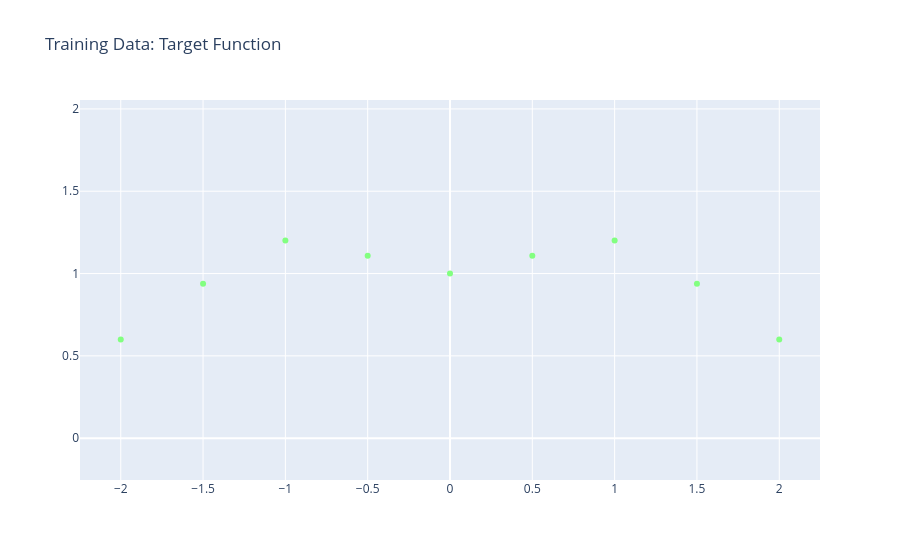

The notebook cell saved with this chart:
### Code cell
# --- Build the training set ---
X_train, w_train = make_lattice_dataset(n=d0, dim=2, step=0.5, seed=0, noise_level=0)

plot_data((X_train[:, 0].numpy(), w_train.numpy().T[0]) ,title="Training Data: Target Function")
#plot_lattice(X_train.numpy(), w_train.numpy().T[0])

### Figure 1 — Plotly figure (JSON) as saved in the notebook; plotly's stock layout.template omitted (floating-point values rounded to 4 significant figures)
{"data": [{"hoverinfo": "text", "marker": {"color": [0, 0, 0, 0, 0, 0, 0, 0, 0], "colorscale": [[0, "rgb(0,0,131)"], [0.2, "rgb(0,60,170)"], [0.4, "rgb(5,255,255)"], [0.6, "rgb(255,255,0)"], [0.8, "rgb(250,0,0)"], [1, "rgb(128,0,0)"]], "opacity": 1, "size": 6}, "mode": "markers", "text": ["Color: 0.000", "Color: 0.000", "Color: 0.000", "Color: 0.000", "Color: 0.000", "Color: 0.000", "Color: 0.000", "Color: 0.000", "Color: 0.000"], "type": "scatter", "x": [-2.0, -1.5, -1.0, -0.5, 0.0, 0.5, 1.0, 1.5, 2.0], "y": [0.6, 0.9379, 1.2, 1.108, 1.0, 1.108, 1.2, 0.9379, 0.6]}], "layout": {"title": {"text": "Training Data: Target Function"}, "xaxis": {"scaleanchor": "y"}, "yaxis": {"scaleanchor": "x"}}}
